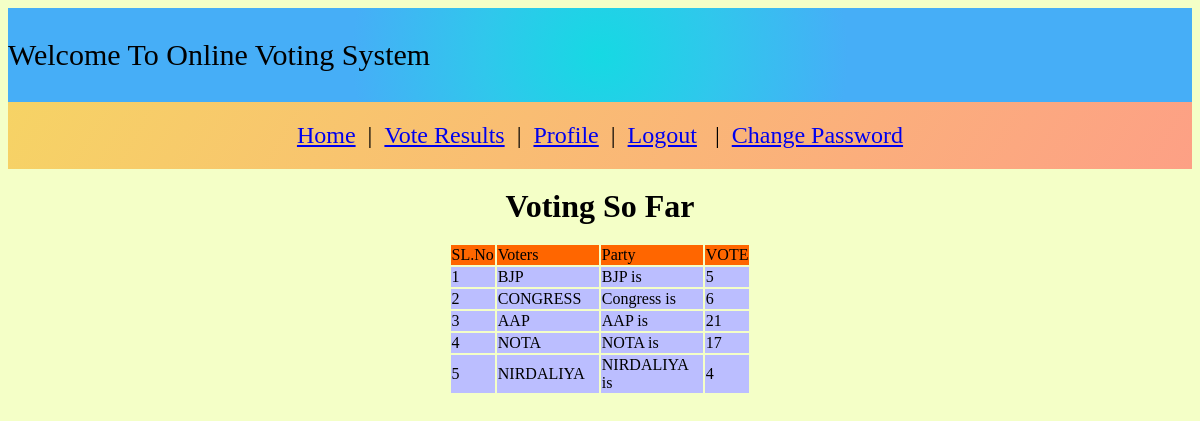
The page /lan_view.php (signed in) on the database its author committed.
### tables this page shows
CREATE TABLE `languages` (
  `lan_id` int(100) NOT NULL,
  `fullname` varchar(10) NOT NULL,
  `about` varchar(255) NOT NULL,
  `votecount` int(255) NOT NULL
);

### lan_view.php (the view, shortened to what this page needs)
<?php
include "header_voter.php";
?>
<center><h3> <font size='6'>Voting So Far </font> </h3></center>
<?php
include "connection.php";
$member = mysqli_query($con, 'SELECT * FROM languages' );
if (mysqli_num_rows($member)== 0 ) {
	echo '<font color="red">No results found</font>';
}
else {
	echo '<center><table><tr bgcolor="#FF6600">
<td width="30px">SL.No</td>
<td width="100px">Voters</td>
<td width="100px">Party</td>
<td width="30px">VOTE</td>
</tr>';
while($mb=mysqli_fetch_object($member))
		{
			$id=$mb->lan_id;
			$name=$mb->fullname;
			$about=$mb->about;
			$vote=$mb->votecount;
			echo '<tr bgcolor="#BBBEFF">';
	echo '<td>'.$id.'</td>';
	echo '<td>'.$name.'</td>';
	echo '<td>'.$about.'</td>';
	echo '<td>'.$vote.'</td>';
	echo "</tr>";
		}
		echo'</table></center>';
	}
?>

### header_voter.php (shortened to what this page needs)
<!DOCTYPE html PUBLIC "-//W3C//DTD XHTML 1.0 Transitional//EN" "http://www.w3.org/TR/xhtml1/DTD/xhtml1-transitional.dtd">
<html xmlns="http://www.w3.org/1999/xhtml">
<head>
</head>
<body bgcolor="#f4ffc7">
<marquee class="marq" >Welcome To Online Voting System </marquee>
<center><font size='5' >
<div class="myDiv">
<a href="voter.php">Home</a>&nbsp;&nbsp;|&nbsp;&nbsp;<a href="lan_view.php">Vote Results</a>&nbsp;&nbsp;|&nbsp;&nbsp;<a href="profile.php">Profile</a>&nbsp;&nbsp;|&nbsp;&nbsp;<a href="logout.php">Logout</a>
&nbsp;&nbsp;|&nbsp;&nbsp;<a href="change_pass.php">Change Password</a>
</div>
</font></center>

### header_voter.php (style rules this page uses)
.marq { background-image: radial-gradient(circle 248px at center, #16d9e3 0%, #30c7ec 47%, #46aef7 100%); font-size : 30px; font-family:Serif; padding-top: 30px; padding-bottom: 30px; }
.myDiv { background-image: linear-gradient(120deg, #f6d365 0%, #fda085 100%); text-align: center; padding: 20px; font-family:Georgia; }

### rows shown on the page
languages: lan_id "1", fullname "BJP", about "BJP is", votecount "5"
languages: lan_id "2", fullname "CONGRESS", about "Congress is", votecount "6"
languages: lan_id "3", fullname "AAP", about "AAP is", votecount "21"
languages: lan_id "4", fullname "NOTA", about "NOTA is", votecount "17"
languages: lan_id "5", fullname "NIRDALIYA", about "NIRDALIYA is", votecount "4"
